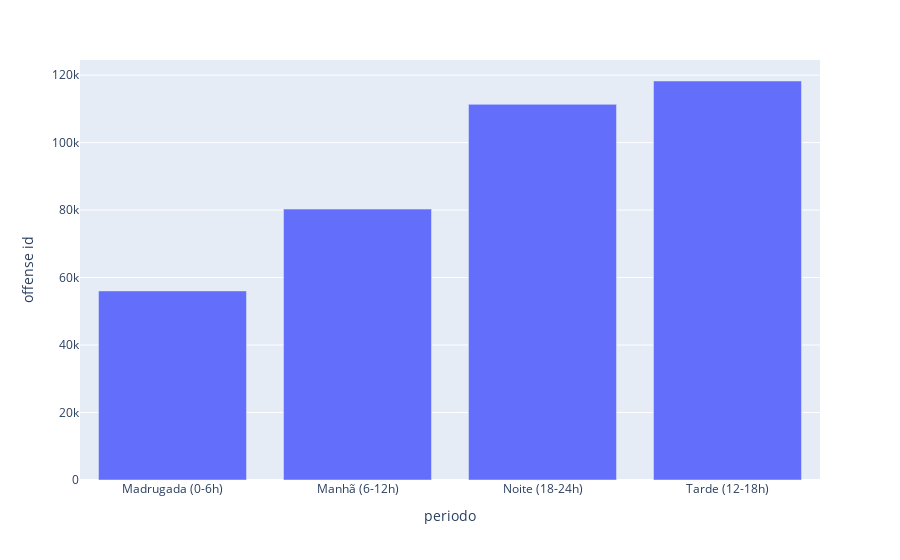

Write notebook code for a chart like this one.
### Code cell
px.bar(dff_eda.groupby('periodo').agg({'offense id':'count'}).reset_index(), x='periodo', y='offense id')

### Figure 1 — Plotly figure (JSON) as saved in the notebook; plotly's stock layout.template omitted (floating-point values rounded to 4 significant figures)
{"data": [{"hovertemplate": "periodo=%{x}<br>offense id=%{y}<extra></extra>", "legendgroup": "", "marker": {"color": "#636efa", "pattern": {"shape": ""}}, "name": "", "orientation": "v", "showlegend": false, "textposition": "auto", "type": "bar", "x": ["Madrugada (0-6h)", "Manhã (6-12h)", "Noite (18-24h)", "Tarde (12-18h)"], "xaxis": "x", "y": [56048, 80296, 111337, 118258], "yaxis": "y"}], "layout": {"barmode": "relative", "legend": {"tracegroupgap": 0}, "margin": {"t": 60}, "xaxis": {"anchor": "y", "domain": [0, 1], "title": {"text": "periodo"}}, "yaxis": {"anchor": "x", "domain": [0, 1], "title": {"text": "offense id"}}}}
